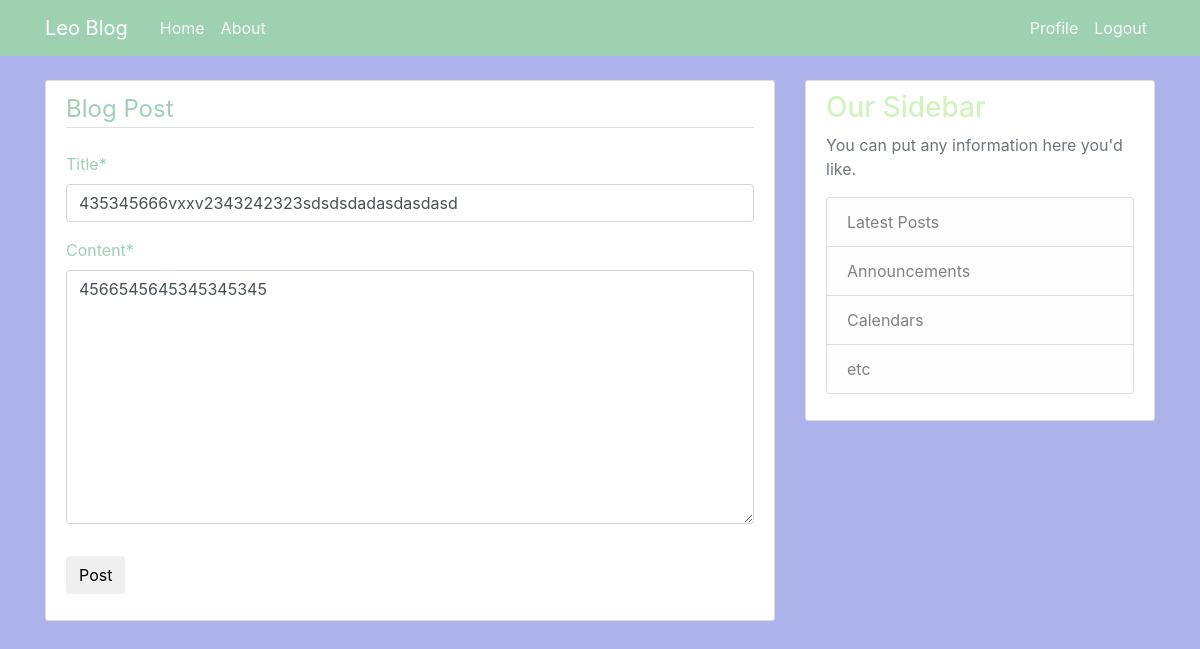
/post/36/36/update/ (signed in), run on an earlier commit of the app's database.
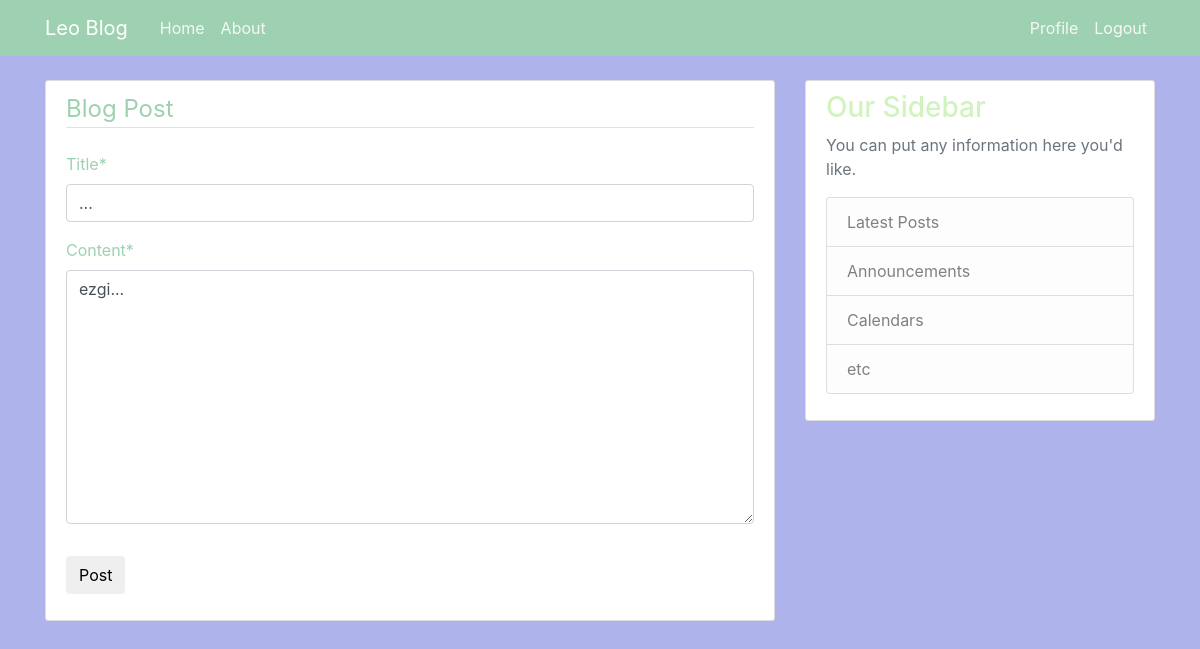
And on a later commit of the database.
### blog/models.py (models this page shows, shortened)
class Post(models.Model):
    title = models.CharField(max_length=100)
    content = models.TextField()
    date_posted = models.DateTimeField(default=timezone.now)
    author = models.ForeignKey(User, on_delete=models.CASCADE)

### blog/views.py (the view)
# urls.py: path('post/<int:id>/<int:pk>/update/',views.postUpdate,name='post-update'),
def postUpdate(request,id,pk):
    post = get_object_or_404(Post,id = id,author = request.user,pk=pk,)
    postForm = PostForm(request.POST or None,request.FILES or None,instance=post,)
    if postForm.is_valid() :
        post = postForm.save(commit=False)
        post.author = request.user
        post.save()
        return redirect(reverse("blog:blog-home-post" , args=(post.id,)))
    context = {
        "post":postForm,   }
    return render(request,"blog/post_form.html",{"postForm":postForm})

### blog/forms.py
class PostForm(forms.ModelForm):
    class Meta:
        model = Post
        fields = ["title","content"]

### blog/templates/blog/post_form.html (shortened to what this page needs)
{% extends "blog/base.html" %}
{% load crispy_forms_tags %}
{% block content %}
    <div class = 'content-section'>
        <form method = 'POST'>
            <fieldset class='form-group'>
                <legend class = 'border-bottom mb-4'>Blog Post</legend>
                {{ postForm|crispy }}
            </fieldset>
            <div class = 'form-group'>
                <button class="btn btn-otline-info" type="submit">Post</button>
            </div>
        </form>
    </div>
{% endblock content %}

What changed in the data, as far as the page shows it:
changed Post: title "435345666vxxv2343242323sdsdsdadasdasdasd" → "..."; content "4566545645345345345" → "ezgi..."
